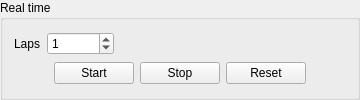
                <widget class="QGroupBox" name="groupBox_3">
                 <property name="title">
                  <string>Real time</string>
                 </property>
                 <layout class="QVBoxLayout" name="verticalLayout_20">
                  <item>
                   <layout class="QHBoxLayout" name="horizontalLayout_39">
                    <property name="rightMargin">
                     <number>0</number>
                    </property>
                    <item>
                     <widget class="QLabel" name="label_2">
                      <property name="text">
                       <string>Laps</string>
                      </property>
                     </widget>
                    </item>
                    <item>
                     <widget class="QSpinBox" name="_ndRtLaps">
                      <property name="maximum">
                       <number>1000000000</number>
                      </property>
                      <property name="value">
                       <number>1</number>
                      </property>
                     </widget>
                    </item>
                    <item>
                     <spacer name="horizontalSpacer_49">
                      <property name="orientation">
                       <enum>Qt::Horizontal</enum>
                      </property>
                      <property name="sizeHint" stdset="0">
                       <size>
                        <width>40</width>
                        <height>20</height>
                       </size>
                      </property>
                     </spacer>
                    </item>
                   </layout>
                  </item>
                  <item>
                   <layout class="QHBoxLayout" name="horizontalLayout_4">
                    <property name="topMargin">
                     <number>0</number>
                    </property>
                    <item>
                     <spacer name="horizontalSpacer_21">
                      <property name="orientation">
                       <enum>Qt::Horizontal</enum>
                      </property>
                      <property name="sizeHint" stdset="0">
                       <size>
                        <width>40</width>
                        <height>20</height>
                       </size>
                      </property>
                     </spacer>
                    </item>
                    <item>
                     <widget class="QPushButton" name="_ndRtStart">
                      <property name="text">
                       <string>Start</string>
                      </property>
                     </widget>
                    </item>
                    <item>
                     <widget class="QPushButton" name="_ndRtStop">
                      <property name="text">
                       <string>Stop</string>
                      </property>
                     </widget>
                    </item>
                    <item>
                     <widget class="QPushButton" name="_ndRtReset">
                      <property name="text">
                       <string>Reset</string>
                      </property>
                     </widget>
                    </item>
                    <item>
                     <spacer name="horizontalSpacer_48">
                      <property name="orientation">
                       <enum>Qt::Horizontal</enum>
                      </property>
                      <property name="sizeHint" stdset="0">
                       <size>
                        <width>40</width>
                        <height>20</height>
                       </size>
                      </property>
                     </spacer>
                    </item>
                   </layout>
                  </item>
                 </layout>
                 <zorder>groupBox_2</zorder>
                 <zorder>horizontalLayoutWidget_6</zorder>
                 <zorder>horizontalLayoutWidget_7</zorder>
                </widget>
